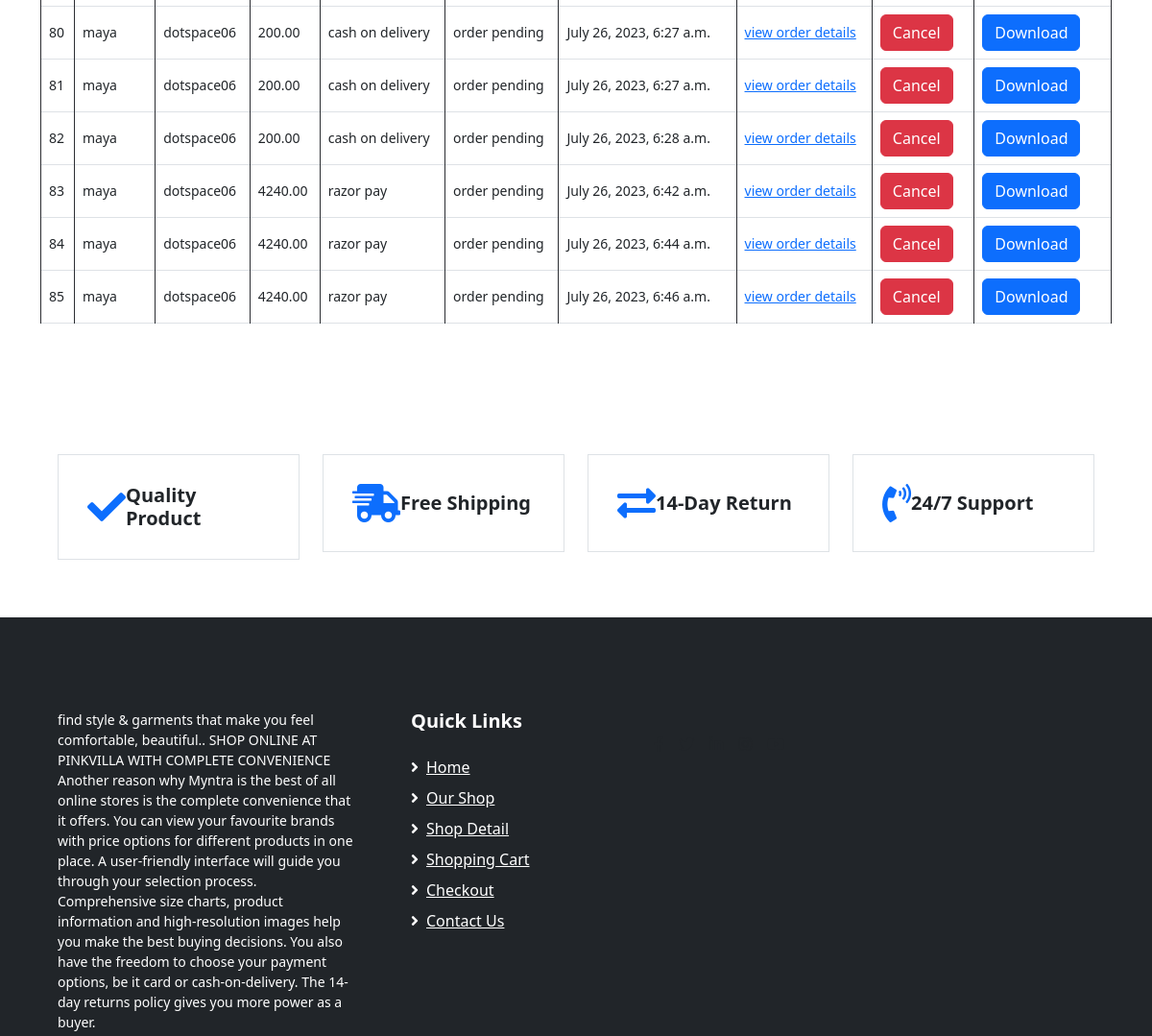
The page /view_order/ (middle part) on the database as committed earlier.
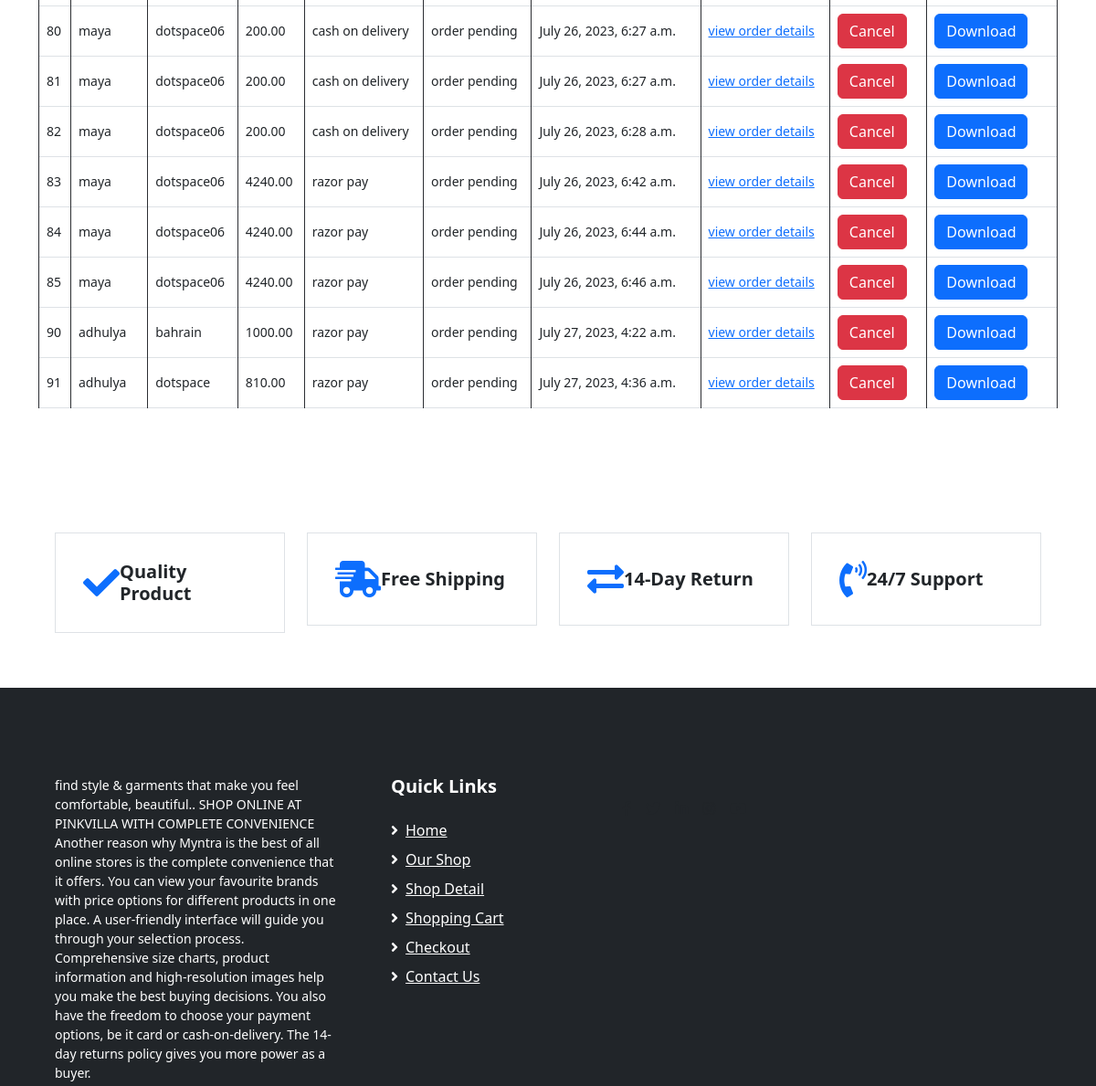
The same page on the database as committed later.
### app1/models.py (models this page shows, shortened)
class Order(models.Model):
    ORDER_STATUS_CHOICES = (
        ('order pending','order pending'),
        ('order confirmed','order confirmed'),
        ('delivered','delivered'),
        ('returned','returned'),
        ('cancelled','cancelled')
    )
    PAYMENT_CHOICES = (
        ('cash on delivery','cash on delivery'),
        ('online payment','online payment')
    )
    customer = models.ForeignKey(custom_user,on_delete=models.SET_NULL,null=True,blank=True)
    address = models.ForeignKey(Address,on_delete=models.SET_NULL,null=True,blank=True)
    date_ordered = models.DateTimeField(auto_now_add=True)
    order_status = models.CharField(max_length=100,choices=ORDER_STATUS_CHOICES,default='order pending')
    payment_type = models.CharField(max_length=100,choices=PAYMENT_CHOICES,default='cash on delivery')
    total = models.DecimalField(max_digits=10,decimal_places=2,default=0)
    coupon = models.ForeignKey(Coupon, on_delete=models.SET_NULL,null=True,blank= True)

class custom_user(models.Model):
    id = models.AutoField(primary_key=True)
    first_name = models.CharField(max_length=255)
    username = models.CharField(max_length=255)
    is_superuser = models.BooleanField(default=False)
    email = models.CharField(max_length=255)
    password = models.CharField(max_length=255)
    phone_number = models.CharField(max_length=20, blank=True, null=True)
    status =  models.BooleanField(default=True)

class Address(models.Model):
    username = models.ForeignKey(custom_user, on_delete=models.CASCADE)
    flat = models.CharField(max_length=255)
    locality = models.CharField(max_length=255)
    city = models.CharField(max_length=255)
    pincode = models.CharField(max_length=20, blank=True, null=True)
    state = models.CharField(max_length=255)
    def __str__(self):
        return self.flat

### app1/views.py (the view)
# urls.py: path('view_order/',views.view_order,name = 'view_order'),
def view_order(request):
    orderobj = Order.objects.all()
    context = {
        "orderobj":orderobj
    }
    return render(request, 'view_order.html',context )

### app1/templates/view_order.html (shortened to what this page needs)
{% extends 'user_product.html' %}
            {% load static %}
                {% block main-content %}
                <div class="container">
                    <table class="table table-bordered">
                        <tbody>
                            {% for order in orderobj %}
                            <tr>
                                <td>{{ order.id }}</td>
                                <td>{{ order.customer.username }}</td>
                                <td>{{ order.address }}</td>
                                <td>{{ order.total }}</td>
                                <td>{{ order.payment_type }}</td>
                                <td>{{order.order_status}}</td>
                                <td>{{order.date_ordered }}</td>
                            <td><a href="{% url 'userorder_items' order.id %}">view order details</a></td>
                            <td> <button type="button" onclick="cancelOrder({{ order.id }})" class="btn btn-danger">Cancel  </button></td>
                            <td><a href="{% url 'download_invoice' order.id %}" class="btn btn-primary">Download</a></td>
                            </tr>
                            {% endfor %}
                        </tbody>
                    </table>
                </div>
                {% endblock main-content %}

Rows that differ between the two databases and show on the page:
added Order: id "90", customer.username "adhulya", address "bahrain", total "1000.00", payment_type "razor pay", order_status "order pending", date_ordered "July 27, 2023, 4:22 a.m."
added Order: id "91", customer.username "adhulya", address "dotspace", total "810.00", payment_type "razor pay", order_status "order pending", date_ordered "July 27, 2023, 4:36 a.m."
